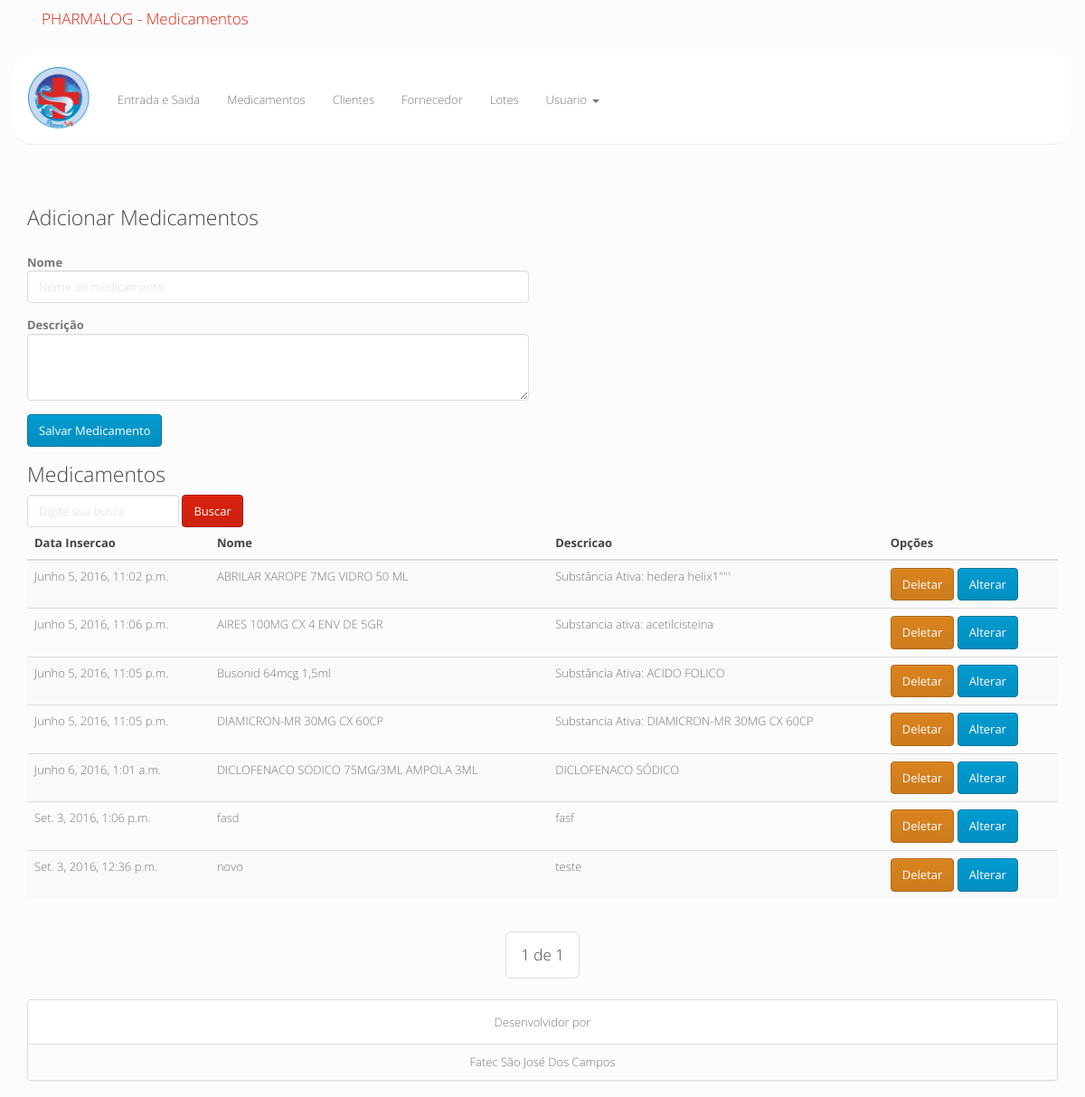
Screenshot of /controle/dashboard/medicamentos/ (signed in) with the database file from the repository.
### controle/models.py (models this page shows, shortened)
class Medicamento(models.Model):
	data_insercao = models.DateTimeField(auto_now=True)
	nome = models.CharField(unique=True,max_length=50)
	descricao = models.CharField(max_length=250,blank=False)

### controle/views.py (the view, shortened to what this page needs)
@login_required(login_url='/')
def medicamento(request):
	error = ""
	classerror = ""
	context = {}
	if request.GET.get('busca'):
		b = request.GET['busca']
		medicamentos = Medicamento.objects.filter(Q(nome__contains=b)|Q(descricao__contains=b))
		if len(medicamentos) == 0:
			classerror = "alert alert-warning"
			error = "Nada Encontrado!!"
	else:
		medicamentos = Medicamento.objects.order_by('nome')
	page = request.GET.get('page')
	paginator =  Paginator(medicamentos,10)
	try:
		medicamentos = paginator.page(page)
	except PageNotAnInteger:
		medicamentos = paginator.page(1)
	except EmptyPage:
		medicamentos = paginator.page(paginator.num_pages)
	context['title'] = "Medicamentos"
	context['list_med'] = medicamentos
	context['error'] = error
	context['classerror'] = classerror
	return render(request,'content/medicamentos.html',context)

### controle/templates/content/medicamentos.html (shortened to what this page needs)
{% load staticfiles %}
{% include "header.html" %}
		{% include "menu.html" %}
		<section class="container">
			<h3>Adicionar Medicamentos</h3>
			<div class="row">
				<div class="col-lg-6 col-md-6 col-xs-12">
					<form action="" method="POST" role="form">
						<br>
						<div class="form-group">
							<strong>Nome</strong>
							<input type="text" value="{{nome}}" class="form-control" name="nome" placeholder="Nome do medicamento" required>
						</div>
						<div class="form-group">
							<strong>Descrição</strong>
							<textarea name="descricao" id="inputDescricao" class="form-control" maxlength="250" rows="3" required>{{descricao}}</textarea>
						</div>
						<button type="submit" class="btn btn-info">Salvar Medicamento</button>
					</form>
				</div>
			</div>
			<div class="row">
				<div class="col-lg-12 col-md-12 col-xs-12">
					<h3>Medicamentos</h3>
					<form action="" method="GET" class="form-inline" role="form">
						<div class="form-group">
							<input type="text" class="form-control" name="busca" placeholder="Digite sua busca" required>
						</div>
						<button type="submit" class="btn btn-primary">Buscar</button>
					</form>
					<table class="table table-striped table-hover">
						<thead>
							<tr>
								<th>Data Insercao</th>
								<th>Nome</th>
								<th>Descricao</th>
								<th>Opções</th>
							</tr>
						</thead>
						<tbody>
						{%  for med in list_med %}
							<tr>
								<td>{{med.data_insercao}}</td>
								<td>{{med.nome}}</td>
								<td>{{med.descricao}}</td>
								<td>
									<a class="btn btn-danger" onclick="delMed('?deleta='+{{med.id}},'{{med.nome}}')">
										Deletar
									</a>
									<a class="btn btn-info" data-toggle="modal" href='#alterarMod' onclick="pegaAltMed('{{med.id}}','{{med.nome}}','{{med.descricao}}')">
										Alterar
									</a>
								</td>
							</tr>
						{% endfor %}
						</tbody>
					</table>
					<div class="text-center">
					    <ul class="pagination pagination-lg">
					        <li>
					            <a>
					            	{{ list_med.number }} de {{ list_med.paginator.num_pages }}
					            </a>
					        </li>
					    </ul>
					</div>
				</div>
			</div>
		</section>
{% include "footer.html" %}

### rows the page displays
Medicamento: data_insercao "Junho 5, 2016, 11:02 p.m.", nome "ABRILAR XAROPE 7MG VIDRO 50 ML", descricao "Substância Ativa: hedera helix1'''''"
Medicamento: data_insercao "Junho 5, 2016, 11:06 p.m.", nome "AIRES 100MG CX 4 ENV DE 5GR", descricao "Substancia ativa: acetilcisteina"
Medicamento: data_insercao "Junho 5, 2016, 11:05 p.m.", nome "Busonid 64mcg 1,5ml", descricao "Substância Ativa: ACIDO FOLICO"
Medicamento: data_insercao "Junho 5, 2016, 11:05 p.m.", nome "DIAMICRON-MR 30MG CX 60CP", descricao "Substancia Ativa: DIAMICRON-MR 30MG CX 60CP"
Medicamento: data_insercao "Junho 6, 2016, 1:01 a.m.", nome "DICLOFENACO SODICO 75MG/3ML AMPOLA 3ML", descricao "DICLOFENACO SÓDICO"
Medicamento: data_insercao "Set. 3, 2016, 1:06 p.m.", nome "fasd", descricao "fasf"
Medicamento: data_insercao "Set. 3, 2016, 12:36 p.m.", nome "novo", descricao "teste"

### other values shown
{{ title }} "Medicamentos"
{{ list_med.number }} "1"
{{ list_med.paginator.num_pages }} "1"
